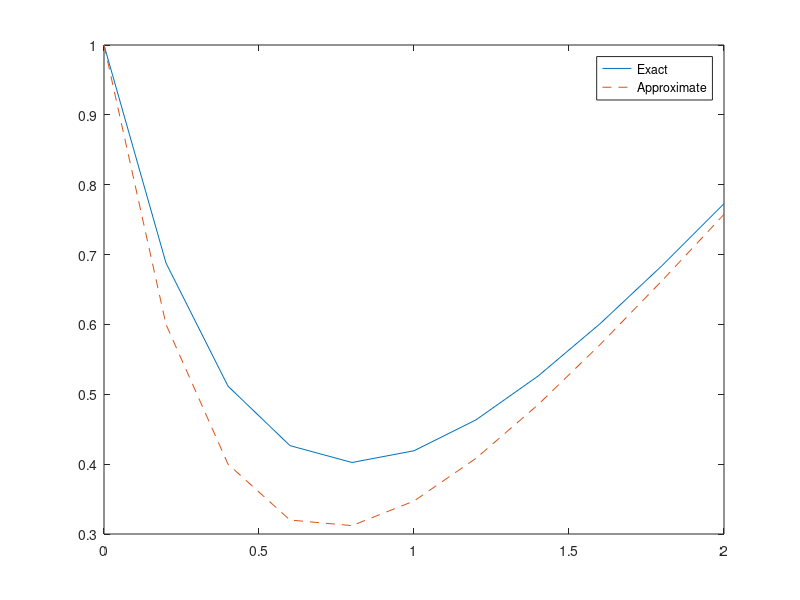

Recreate this plot in MATLAB.
%% Runge-Kutta method 
clc
v0 = 15;                % initial voltage/value
h = 0.1;                % step size
t = 0:h:1;              % time vector from 0 to 1 with step h

vexact = 15*exp(-5*t);  % analytical/exact solution for comparison
vstar = zeros(size(t)); % pre-allocate the vector with zeros
vstar(1) = v0;          % set the first element to the initial value (v0)

for i = 1:(length(t)-1) % loop through the time steps
    
    % Calculating the four RK4 increments
    k1 = h*(-5*vstar(i));
    k2 = h*(-5*(vstar(i) + 0.5*k1));
    k3 = h*(-5*(vstar(i) + 0.5*k2));
    k4 = h*(-5*(vstar(i) + k3));
    
    % Updating the next value in the array
    vstar(i+1) = vstar(i) + (1/6)*(k1 + 2*k2 + 2*k3 + k4)
    
end % end of the loop

% Displaying final results
fprintf('Final RK4 Value: %.6f\n', vstar(end));
fprintf('Final Exact Value: %.6f\n', vexact(end));

%% GAUSSIAN ELIMINATION 
clc % clear the command window for a fresh output

% --- Defining the System (Ax = b) ---
A = [6 -1; -2 7]; % Coefficient matrix A (represents the left side of equations)
b = [10; 50];     % Constant vector b (represents the right side of equations)
n = length(b);   % Find the number of equations/unknown variables

% --- Step 1: Forward Elimination ---
% The goal here is to make 'A' an upper triangular matrix (zeros below the main diagonal)
for k = 1:n-1 % Loop through the pivot equations (columns)
    for i = k+1:n % Loop through the equations below the pivot (rows)
        
        % Calculate the multiplier needed to eliminate the variable in the current row
        factor = A(i,k)/A(k,k); 
        
        % Perform the row operation: R_i = R_i - factor * R_k
        A(i,k:n) = A(i,k:n) - factor*A(k,k:n); % Update matrix A
        b(i) = b(i) - factor*b(k);             % Update vector b to match
        
    end
end

% --- Step 2: Back Substitution ---
% Now that we have a triangular matrix, we solve from the bottom equation up to the top
v = zeros(n,1);         % Pre-allocate the solution vector 'v' with zeros
v(n) = b(n)/A(n,n);     % Solve the very last equation directly (since it only has one unknown left)

for i = n-1:-1:1 % Loop backwards from the second-to-last equation up to the first equation
    
    % Substitute the already-found 'v' values into the current row to solve for the unknown 'v(i)'
    v(i) = (b(i) - A(i,i+1:n)*v(i+1:n))/A(i,i); 
    
end

% --- Display results ---
disp('Solutions:'); % Print text header
disp(v);            % Print the final calculated values for the variables

%% EULER METHOD
clc       % clear the command window
clear all % clear all stored variables from the workspace

% --- Initial Conditions and Parameters ---
y0 = 1;   % the initial value of y when t = 0
h = 0.2;  % step size (time increment)
t = 0:h:2; % create a time vector from 0 to 2, stepping by h

% --- Exact Solution (for comparison) ---
% The analytical solution to the ODE dy/dt = t - 2y
yexact = 0.25*(2*t - 1 + 5*exp(-2*t)); 

% --- Pre-allocating Vectors ---
ystar = zeros(size(t)); % create an array of zeros the same size as 't' to store our answers
ystar(1) = y0;          % FIX: set ONLY the first element to the initial condition

% --- Euler Method Main Loop ---
for i = 1:(length(t)-1) % loop through each time step
    
    % Calculate the slope at the current point: f(t, y) = t - 2y
    k1 = t(i) - 2*ystar(i); 
    
    % Predict the next y value using the Euler formula: y_new = y_old + slope * step_size
    ystar(i+1) = ystar(i) + k1*h; 
    
end

% --- Plotting the Results ---
plot(t, yexact, t, ystar, '--'); % plot exact as a solid line, approximate as dashed ('--')
legend('Exact', 'Approximate');  % add a legend so we know which line is which

% --- Displaying the Data Table ---
disp('     time   y_approx   yexact'); % print column headers
disp([t; ystar; yexact]');           % combine the three row vectors, transpose ('), and print as columns

 %% Y-Bus Formation
clc
% Line impedances
Z12 = 0.02 + 0.06i;
Z23 = 0.08 + 0.24i;
Z13 = 0.06 + 0.18i;
% Admittances
Y12 = 1/Z12; Y23 = 1/Z23; Y13 = 1/Z13;
% Y-bus formation
Y = zeros(3,3);
Y(1,1) = Y12 + Y13;
Y(2,2) = Y12 + Y23;
Y(3,3) = Y13 + Y23;
Y(1,2) = -Y12; Y(2,1) = -Y12;
Y(2,3) = -Y23; Y(3,2) = -Y23;
Y(1,3) = -Y13; Y(3,1) = -Y13;
disp('Y-bus matrix:');
disp(Y)
